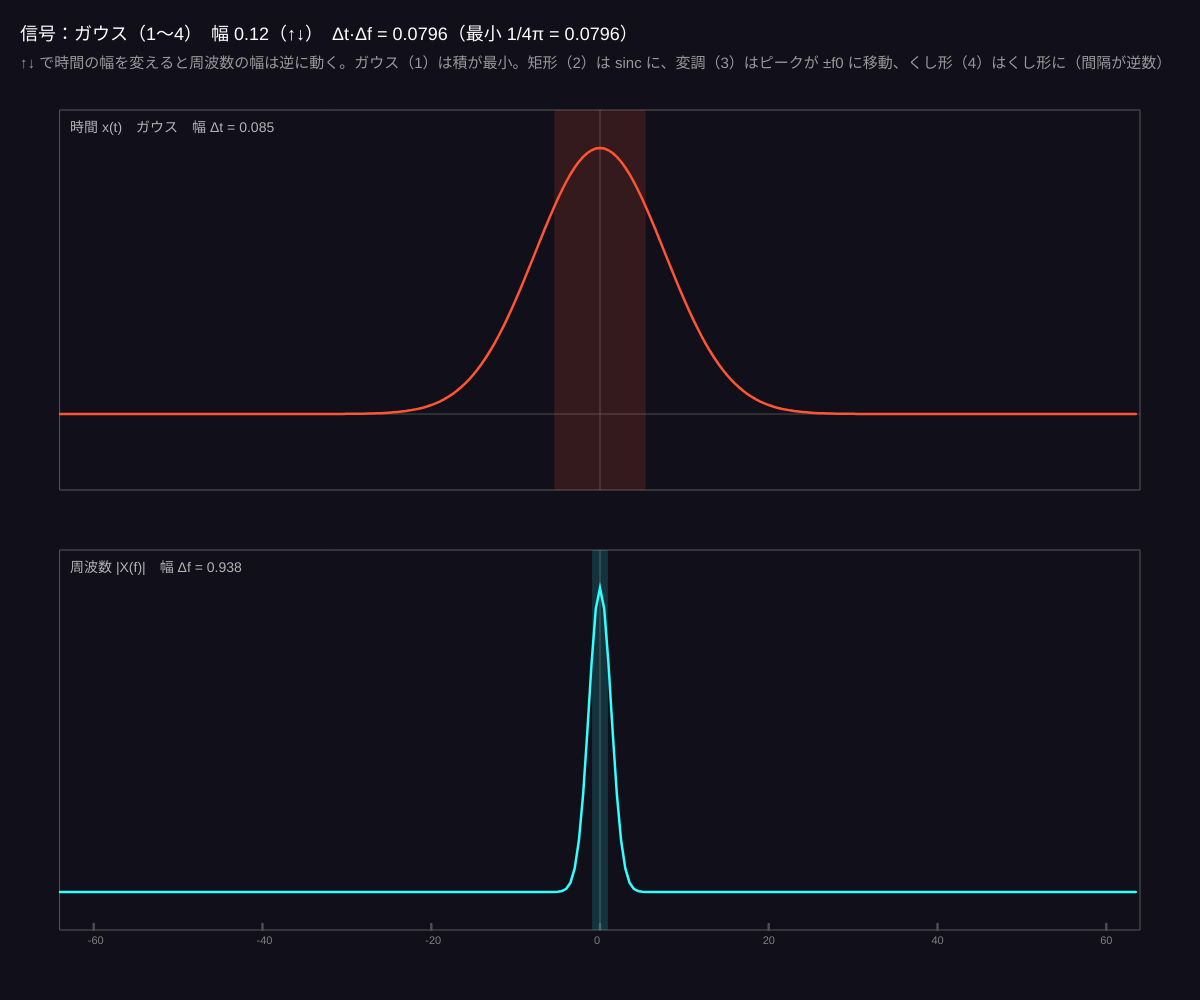
Frame 1 (no input)
Frame 60 (no input): identical to frame 1, image omitted
Frame 120 (the mouse pressed at the canvas centre since frame 60): identical to frame 1, image omitted

The p5.js sketch that drew this single still picture (run headless with seeded random() and noise() and a simulated clock; from frame 60 on, the mouse is pressed at the canvas centre):

// p5.js sketch
// ── sketch.js
// ============================================
// 11 時間と周波数の双対（フーリエ変換）
// 時間で狭い信号は周波数で広く、時間で広い信号は周波数で狭い（不確定性）
//   ガウス関数はガウス関数に写る。矩形 ↔ sinc、くし形 ↔ くし形（間隔が逆数）
//   幅 Δt と Δf を標準偏差で測ると Δt·Δf ≥ 1/(4π)：ガウスで等号
// ↑↓ = 幅 / ←→ = 周波数（変調）・間隔 / 1〜4 = 信号 / 簡易 DFT をリアルタイム計算
// ============================================

let N = 256;                 // ★ 標本の数（DFT は N² なので増やしすぎ注意）
let sigNo = 1;
let widthP = 0.12;           // ★ 信号の幅（時間 −1〜1 の中で）
let f0 = 0;                  // ★ 変調の周波数（1〜4 の時）／ くし形の間隔
let cosT = [], sinT = [];
let names = ['', 'ガウス', '矩形', 'ガウス × cos（変調）', 'くし形（パルス列）'];

function setup() {
  createCanvas(windowWidth, windowHeight);
  colorMode(HSB, 360, 100, 100, 100);
  for (let k = 0; k < N; k++) { cosT.push(Math.cos(2 * Math.PI * k / N)); sinT.push(Math.sin(2 * Math.PI * k / N)); }
}
// ★ 信号 x(t)、t ∈ [−1, 1)
function signal(t) {
  if (sigNo === 1) return Math.exp(-t * t / (2 * widthP * widthP));
  if (sigNo === 2) return Math.abs(t) < widthP ? 1 : 0;
  if (sigNo === 3) return Math.exp(-t * t / (2 * widthP * widthP)) * Math.cos(2 * Math.PI * (8 + f0 * 4) * t);
  let d = Math.max(0.04, widthP);       // 間隔
  let r = ((t + 1) % d + d) % d; return r < 2 / N ? 1 : 0;
}
// 簡易 DFT（|X_k| を返す。k = −N/2 … N/2−1 の順に並べ替え）
function dft(x) {
  let mag = [];
  for (let k = 0; k < N; k++) {
    let re = 0, im = 0;
    for (let n = 0; n < N; n++) { let idx = (k * n) % N; re += x[n] * cosT[idx]; im -= x[n] * sinT[idx]; }
    mag.push(Math.sqrt(re * re + im * im) / N);
  }
  return mag.slice(N / 2).concat(mag.slice(0, N / 2));
}
// 幅（2 乗を重みにした標準偏差）
function spread(vals, positions) {
  let w = vals.map((v) => v * v), tot = w.reduce((a, b) => a + b, 0) || 1e-9;
  let m = w.reduce((a, b, i) => a + b * positions[i], 0) / tot;
  let v = w.reduce((a, b, i) => a + b * (positions[i] - m) ** 2, 0) / tot;
  return Math.sqrt(Math.max(v, 0));
}

function draw() {
  background(250, 40, 10);
  let ts = [], xs = [];
  for (let n = 0; n < N; n++) { let t = -1 + 2 * n / N; ts.push(t); xs.push(signal(t)); }
  let mag = dft(xs);
  let fs = []; for (let k = 0; k < N; k++) fs.push((k - N / 2) / 2);     // 周波数（Hz 相当：区間の長さが 2 なので刻みは 0.5）
  let dt = spread(xs, ts), df = spread(mag, fs);

  let L = { x: 60, y: 110, w: width - 120, h: (height - 200) / 2 - 20 };
  let R = { x: 60, y: L.y + L.h + 60, w: width - 120, h: L.h };
  // 時間領域
  noFill(); stroke(0, 0, 35); strokeWeight(1); rect(L.x, L.y, L.w, L.h);
  stroke(0, 0, 30); line(L.x, L.y + L.h * 0.8, L.x + L.w, L.y + L.h * 0.8); line(L.x + L.w / 2, L.y, L.x + L.w / 2, L.y + L.h);
  stroke(10, 80, 100); strokeWeight(2.5); beginShape();
  for (let n = 0; n < N; n++) vertex(L.x + (ts[n] + 1) / 2 * L.w, L.y + L.h * 0.8 - xs[n] * L.h * 0.7);
  endShape();
  noStroke(); fill(0, 0, 70); textSize(14); text('時間 x(t)　' + names[sigNo] + '　幅 Δt = ' + nf(dt, 1, 3), L.x + 10, L.y + 22);
  // 幅の帯
  let mx = L.x + L.w / 2; noStroke(); fill(10, 80, 100, 15); rect(mx - dt * L.w / 2, L.y, dt * L.w, L.h);
  // 周波数領域
  noFill(); stroke(0, 0, 35); strokeWeight(1); rect(R.x, R.y, R.w, R.h);
  stroke(0, 0, 30); line(R.x + R.w / 2, R.y, R.x + R.w / 2, R.y + R.h);
  let mmax = Math.max(...mag) || 1;
  stroke(180, 80, 100); strokeWeight(2.5); beginShape();
  for (let k = 0; k < N; k++) vertex(R.x + k / N * R.w, R.y + R.h * 0.9 - mag[k] / mmax * R.h * 0.8);
  endShape();
  for (let f = -60; f <= 60; f += 20) { let sx = R.x + (f / 0.5 + N / 2) / N * R.w; stroke(0, 0, 30); line(sx, R.y + R.h - 6, sx, R.y + R.h); noStroke(); fill(0, 0, 50); textSize(11); text(f, sx - 6, R.y + R.h + 14); }
  noStroke(); fill(0, 0, 70); textSize(14); text('周波数 |X(f)|　幅 Δf = ' + nf(df, 1, 3), R.x + 10, R.y + 22);
  fill(180, 80, 100, 15); rect(R.x + R.w / 2 - df / 128 * R.w, R.y, df / 64 * R.w, R.h);

  noStroke(); fill(0, 0, 100); textSize(18);
  text('信号：' + names[sigNo] + '（1〜4）　幅 ' + nf(widthP, 1, 2) + '（↑↓）' + (sigNo === 3 ? '　変調 ' + (8 + f0 * 4) + ' Hz（←→）' : '') + '　Δt·Δf = ' + nf(dt * df, 1, 4) + '（最小 1/4π = ' + nf(1 / (4 * Math.PI), 1, 4) + '）', 20, 40);
  fill(0, 0, 60); textSize(15);
  text('↑↓ で時間の幅を変えると周波数の幅は逆に動く。ガウス（1）は積が最小。矩形（2）は sinc に、変調（3）はピークが ±f0 に移動、くし形（4）はくし形に（間隔が逆数）', 20, 68);
}

function keyPressed() {
  if (key >= '1' && key <= '4') sigNo = int(key);
  if (key === UP_ARROW) widthP = Math.min(0.6, widthP * 1.25);
  if (key === DOWN_ARROW) widthP = Math.max(0.01, widthP / 1.25);
  if (key === RIGHT_ARROW) f0 = Math.min(8, f0 + 1);
  if (key === LEFT_ARROW) f0 = Math.max(-1, f0 - 1);
}

// ---------- やってみよう ----------
// 1. ガウスの幅を半分にすると Δf は何倍？ 積 Δt·Δf が変わらないことを確認
// 2. 矩形の幅をとても狭くすると（インパルスに近づく）スペクトルは平らになる。広くすると？
// 3. くし形の間隔を 2 倍にするとスペクトルの間隔は半分。「周期 ↔ 離散」の双対
// 4. 自分の信号を signal() に足す（三角波、ノコギリ波）。音の高さと倍音の関係が見える
